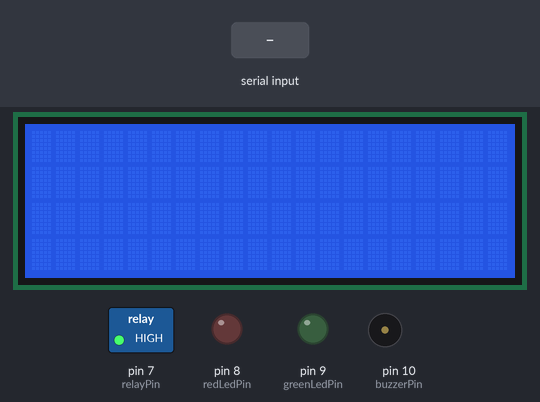
This sketch was run on a simulated Arduino Uno, built with avr-gcc and run on an emulated ATmega328P. Parts: 20×4 character LCD, switched loads named in the sketch (green lamp = pin HIGH), output pins drawn as LEDs (lit = HIGH), buzzer (waves = sounding). The test bench sets the inputs (shaded band).

Above: at 1.2 s.
1.3 s: "Unauthorized" received over Serial
At 3.6 s:
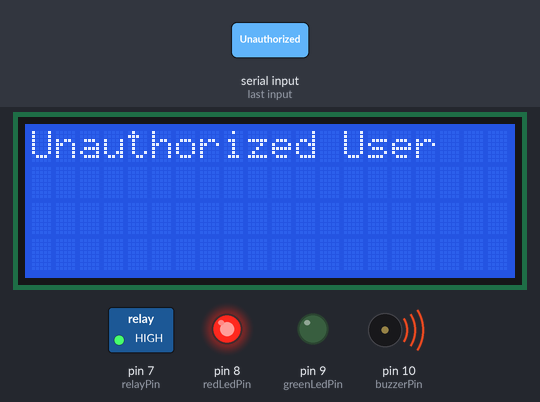
At 4.2 s:
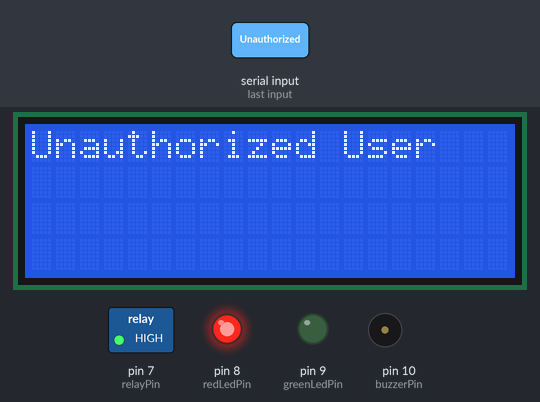
4.3 s: "1" received over Serial
At 7.7 s:
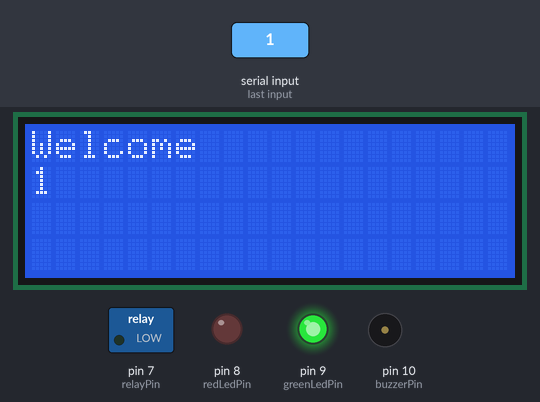
Timing chart, 0 to 12.6 s (numbered marks = the images above; inputs shaded):
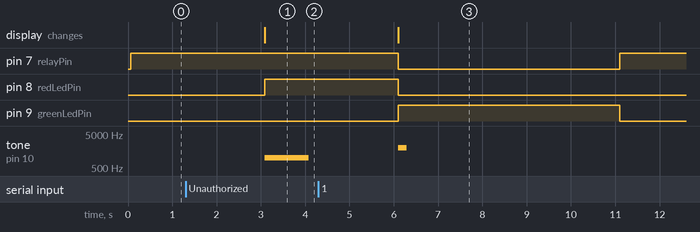

Measured:
- after the input at 1.3 s, pin 8 (redLedPin): LOW → HIGH after 1.8 s; tone on pin 10 (buzzerPin): silent → 1000 Hz after 1.8 s, → silent 1.0 s later; the display: changes after 1.8 s (image 1)
- after the input at 4.3 s, pin 7 (relayPin): HIGH → LOW after 1.8 s, → HIGH 5.0 s later; pin 8 (redLedPin): HIGH → LOW after 1.8 s; pin 9 (greenLedPin): LOW → HIGH after 1.8 s, → LOW 5.0 s later; tone on pin 10 (buzzerPin): silent → 2000 Hz after 1.8 s, → silent 0.20 s later; the display: changes after 1.8 s (image 3)

The sketch:

arduinoBluetooth.ino
```cpp
#include <Wire.h>
#include <LiquidCrystal_I2C.h>

LiquidCrystal_I2C lcd(0x27, 20, 4);
String receivedData = "";
int redLedPin = 8;
int greenLedPin = 9;
int buzzerPin = 10;
const int relayPin = 7;

void setup() {
  Serial.begin(9600); // Initialize serial communication
  lcd.init();         // initialize the lcd
  lcd.backlight();    // Turn on the LCD screen backlight
  pinMode(redLedPin, OUTPUT); // Set red LED pin as output
  pinMode(greenLedPin, OUTPUT); // Set green LED pin as output
  pinMode(buzzerPin, OUTPUT); // Set buzzer pin as output
  pinMode(relayPin, OUTPUT); // Set relay pin as output
  digitalWrite(redLedPin, LOW); // Initially, turn off the red LED
  digitalWrite(greenLedPin, LOW); // Initially, turn off the green LED
  digitalWrite(buzzerPin, LOW); // Initially, turn off the buzzer
  digitalWrite(relayPin, HIGH); // Initially, keep the relay off
}

void loop() {
  if (Serial.available() > 0) { // Check if data is available to read
    receivedData = Serial.readString(); // Read the received data
    lcd.clear(); // Clear the LCD display

    if (receivedData.startsWith("Unauthorized")) {
      lcd.setCursor(0, 0);
      lcd.print("Unauthorized User");
      digitalWrite(redLedPin, HIGH); // Turn on the red LED
      digitalWrite(greenLedPin, LOW); // Turn off the green LED
      tone(buzzerPin, 1000, 1000); // Play a 1-second tone for unauthorized
      digitalWrite(relayPin, HIGH); // Deactivate the relay for unauthorized
      delay(1000); // Buzzer duration
      noTone(buzzerPin); // Stop the buzzer sound

    } else {
      lcd.setCursor(0, 0);
      lcd.print("Welcome");
      lcd.setCursor(0, 1);
      // Adjust substring boundaries to avoid the last character
      lcd.print(receivedData.substring(0, receivedData.length()));
      digitalWrite(redLedPin, LOW); // Turn off the red LED
      digitalWrite(greenLedPin, HIGH); // Turn on the green LED
      tone(buzzerPin, 2000, 200); // Play a different tone for authorized
      digitalWrite(relayPin, LOW); // Activate the relay for authorized
      delay(5000); // Wait for 5 seconds
      digitalWrite(greenLedPin, LOW); // Turn off the green LED
      digitalWrite(relayPin, HIGH); // Deactivate the relay after 5 seconds
      noTone(buzzerPin); // Stop the buzzer sound
      delay(2000); // Wait for an additional 2 seconds (adjust as needed)
      lcd.clear(); // Clear the LCD display again
    }
  }
  delay(1000);
}
```
